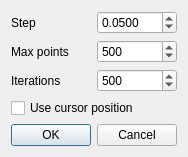
<?xml version="1.0" encoding="UTF-8"?>
<ui version="4.0">
 <class>IntersectDialog</class>
 <widget class="QDialog" name="IntersectDialog">
  <property name="geometry">
   <rect>
    <x>0</x>
    <y>0</y>
    <width>184</width>
    <height>132</height>
   </rect>
  </property>
  <property name="windowTitle">
   <string>Dialog</string>
  </property>
  <layout class="QGridLayout" name="gridLayout">
   <item row="0" column="1">
    <widget class="QDoubleSpinBox" name="step">
     <property name="decimals">
      <number>4</number>
     </property>
     <property name="maximum">
      <double>1.000000000000000</double>
     </property>
     <property name="singleStep">
      <double>0.000000000000000</double>
     </property>
     <property name="stepType">
      <enum>QAbstractSpinBox::AdaptiveDecimalStepType</enum>
     </property>
     <property name="value">
      <double>0.050000000000000</double>
     </property>
    </widget>
   </item>
   <item row="4" column="0" colspan="2">
    <widget class="QDialogButtonBox" name="buttonBox">
     <property name="orientation">
      <enum>Qt::Horizontal</enum>
     </property>
     <property name="standardButtons">
      <set>QDialogButtonBox::Cancel|QDialogButtonBox::Ok</set>
     </property>
    </widget>
   </item>
   <item row="3" column="0" colspan="2">
    <widget class="QCheckBox" name="useCursor">
     <property name="enabled">
      <bool>true</bool>
     </property>
     <property name="text">
      <string>Use cursor position</string>
     </property>
    </widget>
   </item>
   <item row="0" column="0">
    <widget class="QLabel" name="label_2">
     <property name="text">
      <string>Step</string>
     </property>
    </widget>
   </item>
   <item row="1" column="1">
    <widget class="QSpinBox" name="maxPoints">
     <property name="minimum">
      <number>10</number>
     </property>
     <property name="maximum">
      <number>9999</number>
     </property>
     <property name="value">
      <number>500</number>
     </property>
    </widget>
   </item>
   <item row="1" column="0">
    <widget class="QLabel" name="label">
     <property name="text">
      <string>Max points</string>
     </property>
    </widget>
   </item>
   <item row="2" column="0">
    <widget class="QLabel" name="label_3">
     <property name="text">
      <string>Iterations</string>
     </property>
    </widget>
   </item>
   <item row="2" column="1">
    <widget class="QSpinBox" name="iterations">
     <property name="minimum">
      <number>10</number>
     </property>
     <property name="maximum">
      <number>9999</number>
     </property>
     <property name="value">
      <number>500</number>
     </property>
    </widget>
   </item>
  </layout>
 </widget>
 <resources/>
 <connections>
  <connection>
   <sender>buttonBox</sender>
   <signal>accepted()</signal>
   <receiver>IntersectDialog</receiver>
   <slot>accept()</slot>
   <hints>
    <hint type="sourcelabel">
     <x>248</x>
     <y>254</y>
    </hint>
    <hint type="destinationlabel">
     <x>157</x>
     <y>274</y>
    </hint>
   </hints>
  </connection>
  <connection>
   <sender>buttonBox</sender>
   <signal>rejected()</signal>
   <receiver>IntersectDialog</receiver>
   <slot>reject()</slot>
   <hints>
    <hint type="sourcelabel">
     <x>316</x>
     <y>260</y>
    </hint>
    <hint type="destinationlabel">
     <x>286</x>
     <y>274</y>
    </hint>
   </hints>
  </connection>
 </connections>
</ui>
